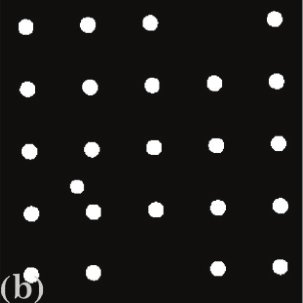
#> input picture Binary Images/black background white dots.jpg, 303 x 303 px, found by its file name
$ jupyter execute '9_Bitwise Operations on Images using OpenCV.ipynb'
#> lines starting #> are read from the running program, lines starting #| are printed output that depends on the picture
**9_Bitwise Operations on Images using OpenCV**

[cell 1]
import cv2
import numpy as np

[cell 2]
img1 = cv2.imread(r"C:\Users\hp\Documents\jupyter\OpenCV by WsCube Tech\Binary Images\black background white dots.jpg")
#> img1 is the input picture: shape (303, 303, 3); mean B, G, R 26.3, 28.2, 29.1
img2 = cv2.imread(r"C:\Users\hp\Documents\jupyter\OpenCV by WsCube Tech\Binary Images\white background black dots.jpg")
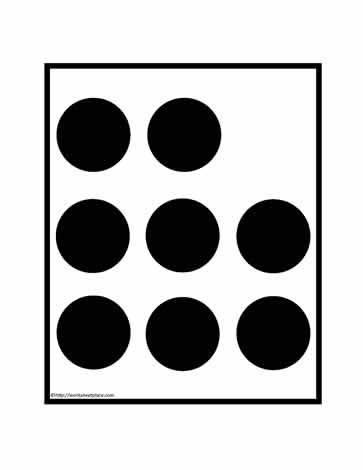
#> input picture Binary Images/white background black dots.jpg, 363 x 470 px, found by its file name
#> img2 is the input picture: shape (470, 363, 3); min 0, max 255, mean 193

img1 = cv2.resize(img1, (150,150))
#> img1: shape (150, 150, 3)
img2 = cv2.resize(img2, (150,150))
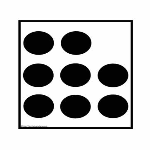
#> img2: shape (150, 150, 3); min 0, max 255, mean 192.3

new_img = cv2.bitwise_and(img1, img2)
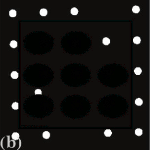
#> new_img: shape (150, 150, 3); mean B, G, R 18.5, 20.1, 21
new_img1 = cv2.bitwise_or(img1, img2)
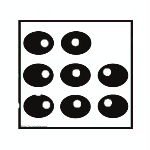
#> new_img1: shape (150, 150, 3); mean B, G, R 200, 200.3, 200.3
new_img2 = cv2.bitwise_not(img1, img2)
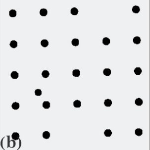
#> new_img2: shape (150, 150, 3); mean B, G, R 228.7, 226.8, 225.9
new_img3 = cv2.bitwise_xor(img1, img2)
#> new_img3: shape (150, 150, 3); every value is 255

h = np.hstack((img1, img2, new_img))
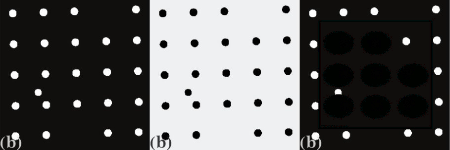
#> h: shape (150, 450, 3); mean B, G, R 91.2, 91.7, 92
h1 = np.hstack((img1, img2, new_img1))
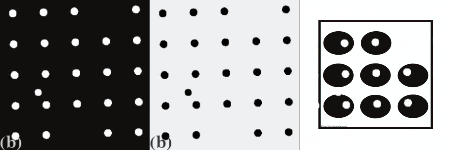
#> h1: shape (150, 450, 3); mean B, G, R 151.7, 151.8, 151.8
h2 = np.hstack((img1, img2, new_img2))
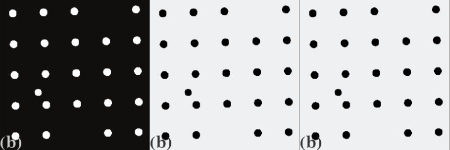
#> h2: shape (150, 450, 3); mean B, G, R 161.2, 160.6, 160.3
h3 = np.hstack((img1, img2, new_img3))
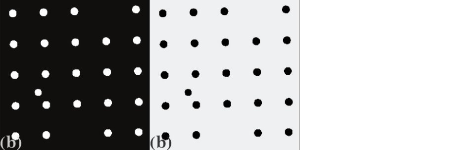
#> h3: shape (150, 450, 3); mean B, G, R 170, 170, 170

v = np.vstack((h, h1, h2, h3))
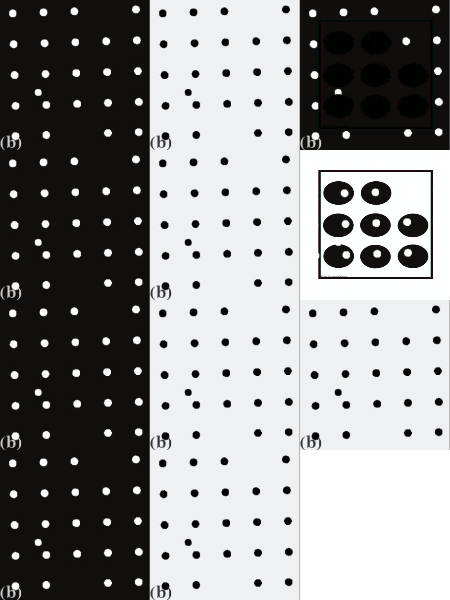
#> v: shape (600, 450, 3); mean B, G, R 143.5, 143.5, 143.5

cv2.imshow("BITWISE AND, OR, NOT, XOR", v)

cv2.waitKey(0)

cv2.destroyAllWindows()
